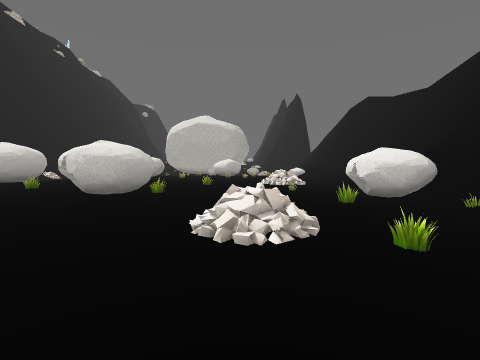
view 1 (above)

13 first-person views from a walk through a Godot game level. The camera is 1.2 m above the floor, tilts 4° down and sees 85° across. The floor is counted in squares, 2 m on a side. Each view is taken from the middle of a square. On the plan, view 1 faces up. The plan holds only what a view shows up to about 9 squares ahead; the rest is blank. The place goes on beyond the plan. Some surface patterns are stand-ins.

view 2
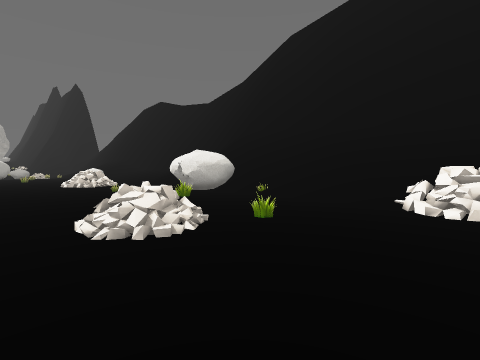

view 3
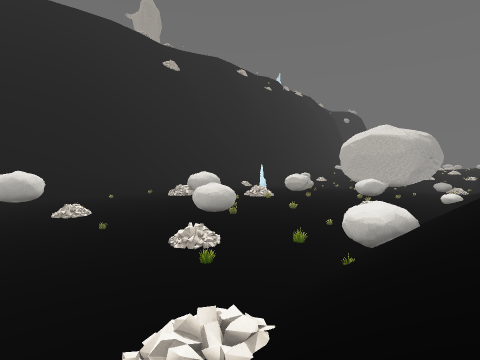

view 4
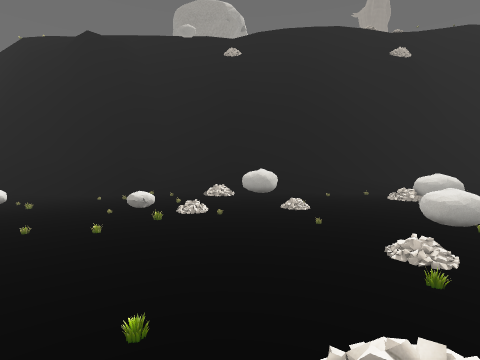

view 5
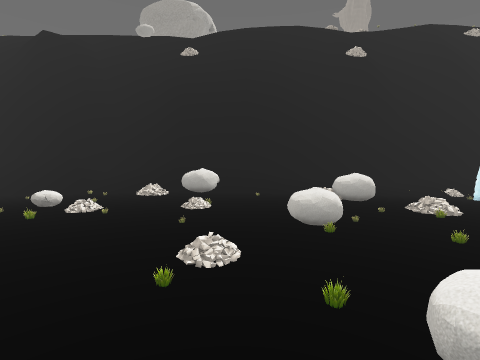

view 6
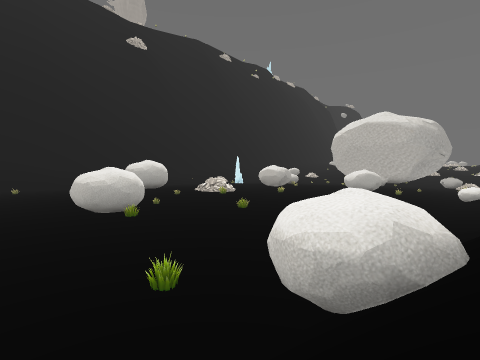

view 7
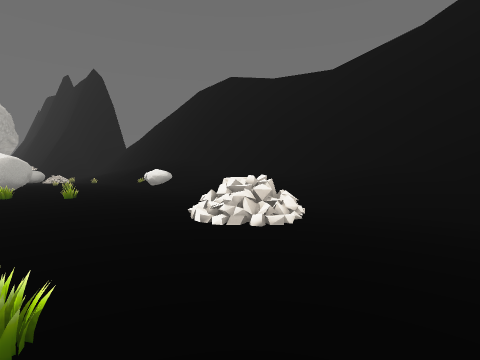

view 8
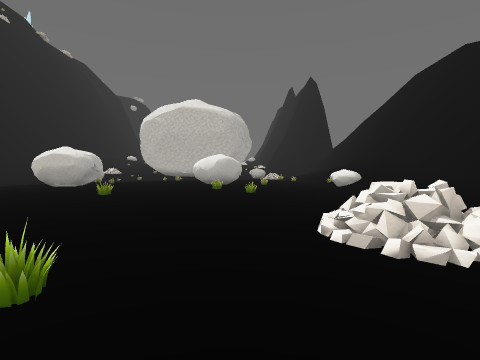

view 9
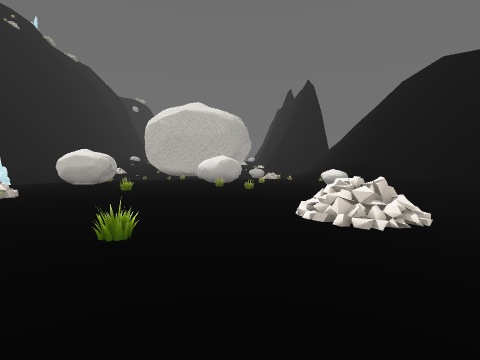

view 10
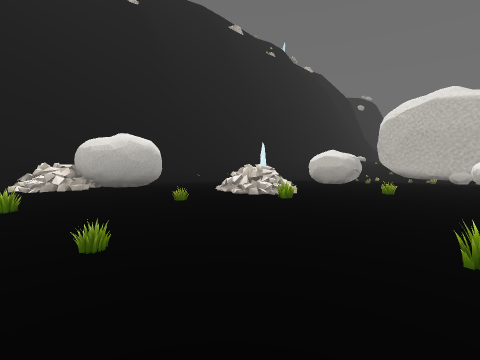

view 11
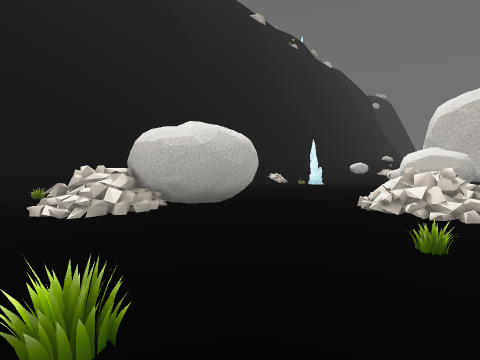

view 12
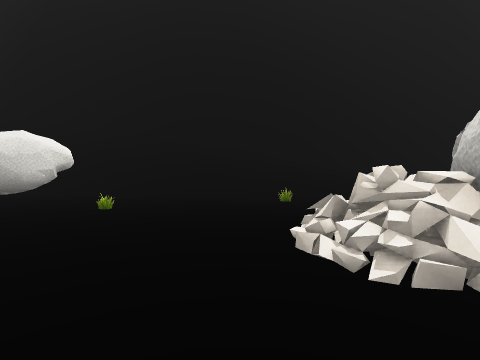

view 13
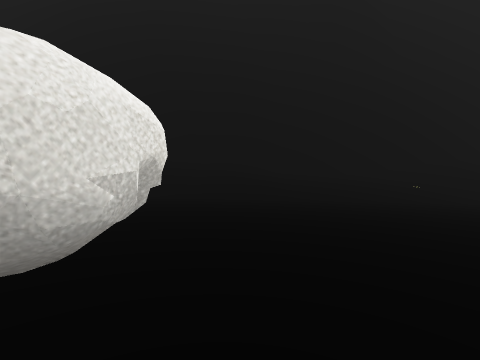

### Floor plan
Key: @ floor where view 1 was taken; # wall or solid block; . main floor; - floor 0.25 m lower than the main floor; _ floor 0.5 m lower than the main floor; < floor 0.75 m lower than the main floor; ( floor 1 m lower than the main floor; / step, stairs or slope; = window, fence, low wall or low ledge.
Columns run from 15 left of view 1 to 6 right of it. Each row starts with its distance up from view 1.
 17 #/             _<
 16 #///      #__###=_///#
 15 #///(   _##_______=//#
 14 #///<< _______=___///#
 13 #//<<<_________=___//#
 12 #//<<_______=______//#
 11 #///<___-- /--_____//#
 10 #///____--==---_//_//#
  9 #///__ ##-..----==///#
  8 #///// ##...--=--_///#
  7 #///=_-=/-...-----///#
  6 #///__---.=...----#//#
  5 #///__  -...##..--#//#
  4 #///__---........=///#
  3 #///__-  -.....=..///#
  2 #///__    /....==.///#
  1 #//#_     /.......///#
  0 #/       -.....@..#//#
 -1 #/       -........  /
 -2 #/         /.....#
 -3             ......
 -4            .=.....
 -5            ......
 -6            -....
 -7            --..
 -8            --.
 -9            --

Positions as (right, up) in squares from view 1, and headings:
1: (0, 0), facing up
2: (-1, 0), facing up-right
3: (5, -1), facing up-left
4: (5, -1), facing left
5: (5, 3), facing left
6: (4, 3), facing up-left
7: (-1, 7), facing up-right
8: (0, 7), facing up
9: (0, 6), facing up
10: (-1, 6), facing up-left
11: (-4, 6), facing up-left
12: (-6, 6), facing left
13: (-6, 10), facing left
